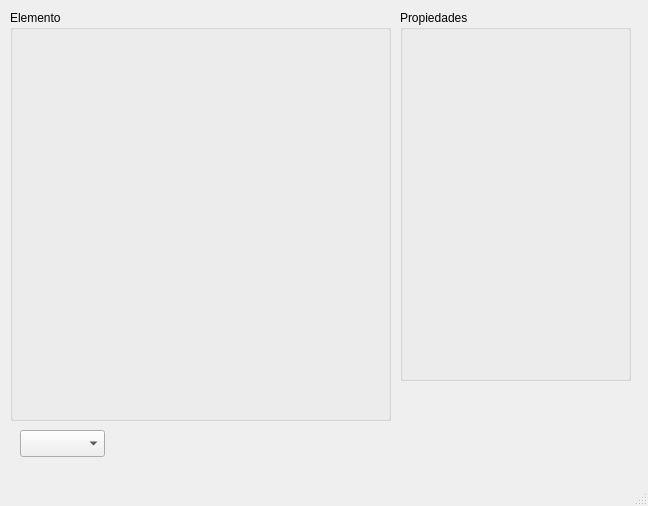
<?xml version="1.0" encoding="UTF-8"?>
<ui version="4.0">
 <class>MainWindow</class>
 <widget class="QMainWindow" name="MainWindow">
  <property name="geometry">
   <rect>
    <x>0</x>
    <y>0</y>
    <width>648</width>
    <height>506</height>
   </rect>
  </property>
  <property name="windowTitle">
   <string>MainWindow</string>
  </property>
  <widget class="QWidget" name="centralwidget">
   <widget class="QGroupBox" name="groupBox">
    <property name="geometry">
     <rect>
      <x>10</x>
      <y>10</y>
      <width>381</width>
      <height>411</height>
     </rect>
    </property>
    <property name="autoFillBackground">
     <bool>true</bool>
    </property>
    <property name="title">
     <string>Elemento</string>
    </property>
    <widget class="QWidget" name="verticalLayoutWidget">
     <property name="geometry">
      <rect>
       <x>10</x>
       <y>30</y>
       <width>361</width>
       <height>361</height>
      </rect>
     </property>
     <layout class="QVBoxLayout" name="layout"/>
    </widget>
   </widget>
   <widget class="QGroupBox" name="groupBox_2">
    <property name="geometry">
     <rect>
      <x>400</x>
      <y>10</y>
      <width>231</width>
      <height>371</height>
     </rect>
    </property>
    <property name="title">
     <string>Propiedades</string>
    </property>
    <widget class="QLabel" name="lblPropiedades">
     <property name="geometry">
      <rect>
       <x>10</x>
       <y>20</y>
       <width>201</width>
       <height>351</height>
      </rect>
     </property>
     <property name="text">
      <string/>
     </property>
     <property name="wordWrap">
      <bool>true</bool>
     </property>
    </widget>
   </widget>
   <widget class="QComboBox" name="cmbElemento">
    <property name="geometry">
     <rect>
      <x>20</x>
      <y>430</y>
      <width>85</width>
      <height>27</height>
     </rect>
    </property>
   </widget>
  </widget>
  <widget class="QMenuBar" name="menubar">
   <property name="geometry">
    <rect>
     <x>0</x>
     <y>0</y>
     <width>648</width>
     <height>25</height>
    </rect>
   </property>
  </widget>
  <widget class="QStatusBar" name="statusbar"/>
 </widget>
 <resources/>
 <connections/>
</ui>
